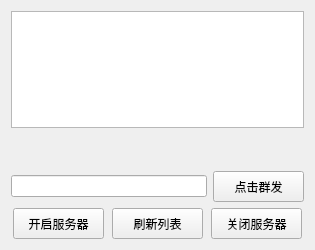
<?xml version="1.0" encoding="UTF-8"?>
<ui version="4.0">
 <class>Widget</class>
 <widget class="QWidget" name="Widget">
  <property name="geometry">
   <rect>
    <x>0</x>
    <y>0</y>
    <width>315</width>
    <height>250</height>
   </rect>
  </property>
  <property name="windowTitle">
   <string>Widget</string>
  </property>
  <layout class="QGridLayout" name="gridLayout">
   <item row="1" column="0">
    <layout class="QVBoxLayout" name="verticalLayout">
     <item>
      <layout class="QHBoxLayout" name="horizontalLayout_3">
       <item>
        <widget class="QLabel" name="label_onlinenum">
         <property name="minimumSize">
          <size>
           <width>0</width>
           <height>31</height>
          </size>
         </property>
         <property name="maximumSize">
          <size>
           <width>16777215</width>
           <height>31</height>
          </size>
         </property>
         <property name="text">
          <string/>
         </property>
        </widget>
       </item>
       <item>
        <widget class="QLabel" name="label_worktime">
         <property name="minimumSize">
          <size>
           <width>0</width>
           <height>31</height>
          </size>
         </property>
         <property name="maximumSize">
          <size>
           <width>16777215</width>
           <height>31</height>
          </size>
         </property>
         <property name="text">
          <string/>
         </property>
        </widget>
       </item>
      </layout>
     </item>
     <item>
      <layout class="QHBoxLayout" name="horizontalLayout_2">
       <item>
        <widget class="QLineEdit" name="sentToClientEditLine"/>
       </item>
       <item>
        <widget class="QPushButton" name="pushButton_4">
         <property name="minimumSize">
          <size>
           <width>91</width>
           <height>31</height>
          </size>
         </property>
         <property name="maximumSize">
          <size>
           <width>91</width>
           <height>31</height>
          </size>
         </property>
         <property name="text">
          <string>点击群发</string>
         </property>
        </widget>
       </item>
      </layout>
     </item>
     <item>
      <layout class="QHBoxLayout" name="horizontalLayout">
       <item>
        <widget class="QPushButton" name="pushButton">
         <property name="minimumSize">
          <size>
           <width>91</width>
           <height>31</height>
          </size>
         </property>
         <property name="maximumSize">
          <size>
           <width>91</width>
           <height>31</height>
          </size>
         </property>
         <property name="text">
          <string>开启服务器</string>
         </property>
        </widget>
       </item>
       <item>
        <widget class="QPushButton" name="pushButton_2">
         <property name="minimumSize">
          <size>
           <width>91</width>
           <height>31</height>
          </size>
         </property>
         <property name="maximumSize">
          <size>
           <width>91</width>
           <height>31</height>
          </size>
         </property>
         <property name="text">
          <string>刷新列表</string>
         </property>
        </widget>
       </item>
       <item>
        <widget class="QPushButton" name="pushButton_3">
         <property name="minimumSize">
          <size>
           <width>91</width>
           <height>31</height>
          </size>
         </property>
         <property name="maximumSize">
          <size>
           <width>91</width>
           <height>31</height>
          </size>
         </property>
         <property name="text">
          <string>关闭服务器</string>
         </property>
        </widget>
       </item>
      </layout>
     </item>
    </layout>
   </item>
   <item row="0" column="0">
    <widget class="QTextEdit" name="textEdit"/>
   </item>
  </layout>
 </widget>
 <layoutdefault spacing="6" margin="11"/>
 <resources/>
 <connections/>
</ui>
